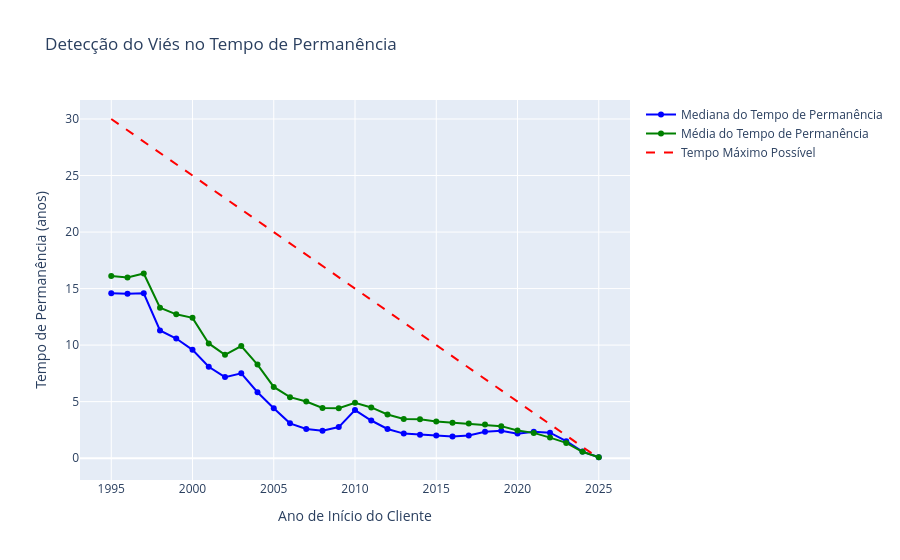

Notebook source saved alongside this figure:
### Code cell
import plotly.graph_objects as go
import pandas as pd
from datetime import datetime

def analisar_permanencia(tabela_sdf):
    """
    Analisa o tempo de permanência dos contratos e gera um gráfico interativo.

    Parâmetros:
    tabela_sdf (Spark DataFrame): DataFrame do Spark contendo 'data_inicio' e 'anos_contrato'.

    Retorno:
    fig (plotly.graph_objects.Figure): Gráfico interativo com análise do tempo de permanência.
    """
    # Converter para Pandas
    df_permanencia = tabela_sdf.select("data_inicio", "anos_contrato").toPandas()

    # Converter start_date para datetime
    df_permanencia["data_inicio"] = pd.to_datetime(df_permanencia["data_inicio"])

    # Criar coluna com o ano do contrato
    df_permanencia["ano_inicio"] = df_permanencia["data_inicio"].dt.year

    # Obter o ano atual
    ano_atual = datetime.today().year

    # Calcular estatísticas por ano
    estatisticas_por_ano = df_permanencia.groupby("ano_inicio")["anos_contrato"].agg(["median", "mean"]).reset_index()

    # Calcular o tempo máximo possível para cada ano (tempo entre ano de início e hoje)
    estatisticas_por_ano["tempo_maximo_possivel"] = ano_atual - estatisticas_por_ano["ano_inicio"]

    # Calcular a diferença entre o tempo máximo e a mediana
    estatisticas_por_ano["diferenca"] = estatisticas_por_ano["tempo_maximo_possivel"] - estatisticas_por_ano["median"]

    # Criar gráfico interativo
    fig = go.Figure()

    # Linha da mediana do tempo de permanência por ano
    fig.add_trace(go.Scatter(
        x=estatisticas_por_ano["ano_inicio"],
        y=estatisticas_por_ano["median"],
        mode="lines+markers",
        name="Mediana do Tempo de Permanência",
        line=dict(color="blue")
    ))

    # Linha da média do tempo de permanência por ano
    fig.add_trace(go.Scatter(
        x=estatisticas_por_ano["ano_inicio"],
        y=estatisticas_por_ano["mean"],
        mode="lines+markers",
        name="Média do Tempo de Permanência",
        line=dict(color="green")
    ))

    # Linha do tempo máximo possível
    fig.add_trace(go.Scatter(
        x=estatisticas_por_ano["ano_inicio"],
        y=estatisticas_por_ano["tempo_maximo_possivel"],
        mode="lines",
        name="Tempo Máximo Possível",
        line=dict(color="red", dash="dash")
    ))

    # Layout do gráfico
    fig.update_layout(
        title="Detecção do Viés no Tempo de Permanência",
        xaxis_title="Ano de Início do Cliente",
        yaxis_title="Tempo de Permanência (anos)",
        showlegend=True
    )

    return fig


fig = analisar_permanencia(tabela_nova_sdf)
fig.show()

### Figure 1 — Plotly figure (JSON) as saved in the notebook; plotly's stock layout.template omitted (floating-point values rounded to 4 significant figures)
{"data": [{"line": {"color": "blue"}, "mode": "lines+markers", "name": "Mediana do Tempo de Permanência", "type": "scatter", "x": [1995, 1996, 1997, 1998, 1999, 2000, 2001, 2002, 2003, 2004, 2005, 2006, 2007, 2008, 2009, 2010, 2011, 2012, 2013, 2014, 2015, 2016, 2017, 2018, 2019, 2020, 2021, 2022, 2023, 2024, 2025], "y": [14.59, 14.54, 14.59, 11.29, 10.58, 9.58, 8.08, 7.17, 7.5, 5.83, 4.42, 3.08, 2.58, 2.42, 2.75, 4.25, 3.33, 2.58, 2.17, 2.08, 2.0, 1.92, 2.0, 2.33, 2.42, 2.17, 2.33, 2.25, 1.5, 0.58, 0.08]}, {"line": {"color": "green"}, "mode": "lines+markers", "name": "Média do Tempo de Permanência", "type": "scatter", "x": [1995, 1996, 1997, 1998, 1999, 2000, 2001, 2002, 2003, 2004, 2005, 2006, 2007, 2008, 2009, 2010, 2011, 2012, 2013, 2014, 2015, 2016, 2017, 2018, 2019, 2020, 2021, 2022, 2023, 2024, 2025], "y": [16.11, 15.98, 16.34, 13.31, 12.72, 12.41, 10.15, 9.137, 9.918, 8.278, 6.299, 5.397, 5.014, 4.441, 4.413, 4.906, 4.488, 3.866, 3.474, 3.442, 3.242, 3.138, 3.063, 2.982, 2.831, 2.453, 2.236, 1.817, 1.35, 0.5649, 0.08]}, {"line": {"color": "red", "dash": "dash"}, "mode": "lines", "name": "Tempo Máximo Possível", "type": "scatter", "x": [1995, 1996, 1997, 1998, 1999, 2000, 2001, 2002, 2003, 2004, 2005, 2006, 2007, 2008, 2009, 2010, 2011, 2012, 2013, 2014, 2015, 2016, 2017, 2018, 2019, 2020, 2021, 2022, 2023, 2024, 2025], "y": [30, 29, 28, 27, 26, 25, 24, 23, 22, 21, 20, 19, 18, 17, 16, 15, 14, 13, 12, 11, 10, 9, 8, 7, 6, 5, 4, 3, 2, 1, 0]}], "layout": {"showlegend": true, "title": {"text": "Detecção do Viés no Tempo de Permanência"}, "xaxis": {"title": {"text": "Ano de Início do Cliente"}}, "yaxis": {"title": {"text": "Tempo de Permanência (anos)"}}}}
